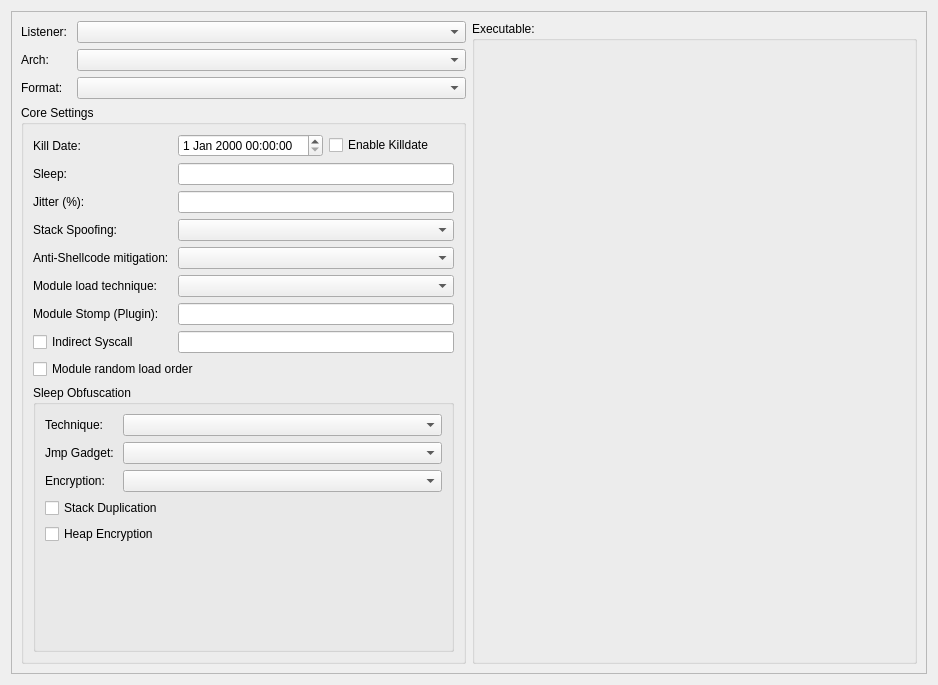
<?xml version="1.0" encoding="UTF-8"?>
<ui version="4.0">
 <class>KaineBuilder</class>
 <widget class="QWidget" name="KaineBuilder">
  <property name="geometry">
   <rect>
    <x>0</x>
    <y>0</y>
    <width>938</width>
    <height>685</height>
   </rect>
  </property>
  <property name="windowTitle">
   <string>Form</string>
  </property>
  <layout class="QGridLayout" name="gridLayout">
   <item row="0" column="0">
    <widget class="QScrollArea" name="ScrollAreaStack">
     <property name="widgetResizable">
      <bool>true</bool>
     </property>
     <widget class="QWidget" name="ScrollAreaWidget">
      <property name="geometry">
       <rect>
        <x>0</x>
        <y>0</y>
        <width>916</width>
        <height>663</height>
       </rect>
      </property>
      <layout class="QGridLayout" name="gridLayout_5">
       <item row="0" column="0" colspan="2">
        <layout class="QGridLayout" name="GridLayoutHeader" columnstretch="0,1">
         <property name="sizeConstraint">
          <enum>QLayout::SetDefaultConstraint</enum>
         </property>
         <item row="0" column="1">
          <widget class="QComboBox" name="ComboListener"/>
         </item>
         <item row="1" column="0">
          <widget class="QLabel" name="LabelArch">
           <property name="text">
            <string>Arch: </string>
           </property>
          </widget>
         </item>
         <item row="1" column="1">
          <widget class="QComboBox" name="ComboArch"/>
         </item>
         <item row="0" column="0">
          <widget class="QLabel" name="LabelListener">
           <property name="text">
            <string>Listener: </string>
           </property>
          </widget>
         </item>
         <item row="2" column="0">
          <widget class="QLabel" name="LabelFormat">
           <property name="text">
            <string>Format: </string>
           </property>
          </widget>
         </item>
         <item row="2" column="1">
          <widget class="QComboBox" name="ComboFormat"/>
         </item>
        </layout>
       </item>
       <item row="1" column="0" colspan="2">
        <widget class="QGroupBox" name="GroupCoreSettings">
         <property name="title">
          <string>Core Settings</string>
         </property>
         <layout class="QGridLayout" name="gridLayout_3">
          <item row="0" column="0">
           <widget class="QLabel" name="LabelKillDate">
            <property name="text">
             <string>Kill Date: </string>
            </property>
           </widget>
          </item>
          <item row="3" column="0">
           <widget class="QLabel" name="LabelStackSpoofing">
            <property name="text">
             <string>Stack Spoofing: </string>
            </property>
           </widget>
          </item>
          <item row="9" column="0" colspan="3">
           <widget class="QGroupBox" name="GroupSleepObf">
            <property name="title">
             <string>Sleep Obfuscation</string>
            </property>
            <layout class="QGridLayout" name="gridLayout_7">
             <item row="0" column="0">
              <layout class="QGridLayout" name="GridLayoutSleepObf" columnstretch="0,1,0,0">
               <item row="1" column="0">
                <widget class="QLabel" name="LabelSleepObfJmpGadget">
                 <property name="text">
                  <string>Jmp Gadget: </string>
                 </property>
                </widget>
               </item>
               <item row="2" column="0">
                <widget class="QLabel" name="LabelEncryption">
                 <property name="text">
                  <string>Encryption:</string>
                 </property>
                </widget>
               </item>
               <item row="0" column="0">
                <widget class="QLabel" name="LabelSleepObfTechnique">
                 <property name="text">
                  <string>Technique: </string>
                 </property>
                </widget>
               </item>
               <item row="4" column="0" colspan="3">
                <widget class="QCheckBox" name="CheckHeapEncryption">
                 <property name="text">
                  <string>Heap Encryption</string>
                 </property>
                </widget>
               </item>
               <item row="3" column="0" colspan="3">
                <widget class="QCheckBox" name="CheckStackDuplication">
                 <property name="text">
                  <string>Stack Duplication</string>
                 </property>
                </widget>
               </item>
               <item row="2" column="1" colspan="2">
                <widget class="QComboBox" name="ComboEncryption"/>
               </item>
               <item row="1" column="1" colspan="2">
                <widget class="QComboBox" name="ComboSleepObfJmpGadget"/>
               </item>
               <item row="0" column="1" colspan="2">
                <widget class="QComboBox" name="ComboSleepObfTechnique"/>
               </item>
              </layout>
             </item>
             <item row="1" column="0">
              <spacer name="VSpacerSleepObf">
               <property name="orientation">
                <enum>Qt::Vertical</enum>
               </property>
               <property name="sizeHint" stdset="0">
                <size>
                 <width>0</width>
                 <height>3</height>
                </size>
               </property>
              </spacer>
             </item>
            </layout>
           </widget>
          </item>
          <item row="6" column="1" colspan="2">
           <widget class="QLineEdit" name="InputModuleStomp"/>
          </item>
          <item row="1" column="1" colspan="2">
           <widget class="QLineEdit" name="InputSleep"/>
          </item>
          <item row="0" column="2">
           <widget class="QCheckBox" name="CheckKillDate">
            <property name="text">
             <string>Enable Killdate</string>
            </property>
           </widget>
          </item>
          <item row="4" column="0">
           <widget class="QLabel" name="LabelAntiShellcode">
            <property name="text">
             <string>Anti-Shellcode mitigation: </string>
            </property>
           </widget>
          </item>
          <item row="4" column="1" colspan="2">
           <widget class="QComboBox" name="ComboAntiShellcode"/>
          </item>
          <item row="5" column="0">
           <widget class="QLabel" name="LabelModuleLoad">
            <property name="text">
             <string>Module load technique: </string>
            </property>
           </widget>
          </item>
          <item row="2" column="1" colspan="2">
           <widget class="QLineEdit" name="InputJitter"/>
          </item>
          <item row="8" column="0" colspan="3">
           <widget class="QCheckBox" name="CheckModuleRndOrder">
            <property name="text">
             <string>Module random load order</string>
            </property>
           </widget>
          </item>
          <item row="6" column="0">
           <widget class="QLabel" name="LabelModuleStomp">
            <property name="text">
             <string>Module Stomp (Plugin): </string>
            </property>
           </widget>
          </item>
          <item row="0" column="1">
           <widget class="QDateTimeEdit" name="DateTimeKillDate"/>
          </item>
          <item row="1" column="0">
           <widget class="QLabel" name="LabelSleep">
            <property name="text">
             <string>Sleep: </string>
            </property>
           </widget>
          </item>
          <item row="3" column="1" colspan="2">
           <widget class="QComboBox" name="ComboStackSpoofing"/>
          </item>
          <item row="5" column="1" colspan="2">
           <widget class="QComboBox" name="ComboModuleLoad"/>
          </item>
          <item row="2" column="0">
           <widget class="QLabel" name="LabelJitter">
            <property name="text">
             <string>Jitter (%): </string>
            </property>
           </widget>
          </item>
          <item row="7" column="0">
           <widget class="QCheckBox" name="CheckIndirectSyscall">
            <property name="text">
             <string>Indirect Syscall</string>
            </property>
           </widget>
          </item>
          <item row="7" column="1" colspan="2">
           <widget class="QLineEdit" name="InputIndirectSyscall"/>
          </item>
         </layout>
        </widget>
       </item>
       <item row="0" column="2" rowspan="2" colspan="2">
        <widget class="QGroupBox" name="GroupExecuteable">
         <property name="title">
          <string>Executable:</string>
         </property>
        </widget>
       </item>
      </layout>
     </widget>
    </widget>
   </item>
  </layout>
 </widget>
 <resources/>
 <connections/>
</ui>
